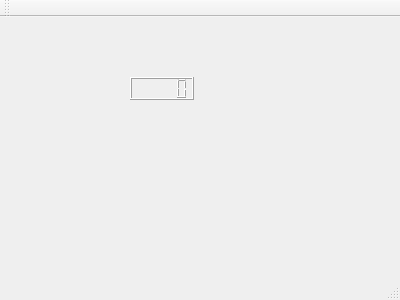
<?xml version="1.0" encoding="UTF-8"?>
<ui version="4.0">
 <class>MainWindow</class>
 <widget class="QMainWindow" name="MainWindow">
  <property name="geometry">
   <rect>
    <x>0</x>
    <y>0</y>
    <width>400</width>
    <height>300</height>
   </rect>
  </property>
  <property name="windowTitle">
   <string>MainWindow</string>
  </property>
  <widget class="QWidget" name="centralWidget">
   <widget class="QLCDNumber" name="lcdNumber">
    <property name="geometry">
     <rect>
      <x>130</x>
      <y>60</y>
      <width>64</width>
      <height>23</height>
     </rect>
    </property>
    <property name="whatsThis">
     <string/>
    </property>
   </widget>
  </widget>
  <widget class="QMenuBar" name="menuBar">
   <property name="geometry">
    <rect>
     <x>0</x>
     <y>0</y>
     <width>400</width>
     <height>21</height>
    </rect>
   </property>
  </widget>
  <widget class="QToolBar" name="mainToolBar">
   <attribute name="toolBarArea">
    <enum>TopToolBarArea</enum>
   </attribute>
   <attribute name="toolBarBreak">
    <bool>false</bool>
   </attribute>
  </widget>
  <widget class="QStatusBar" name="statusBar"/>
 </widget>
 <layoutdefault spacing="6" margin="11"/>
 <resources/>
 <connections/>
</ui>
